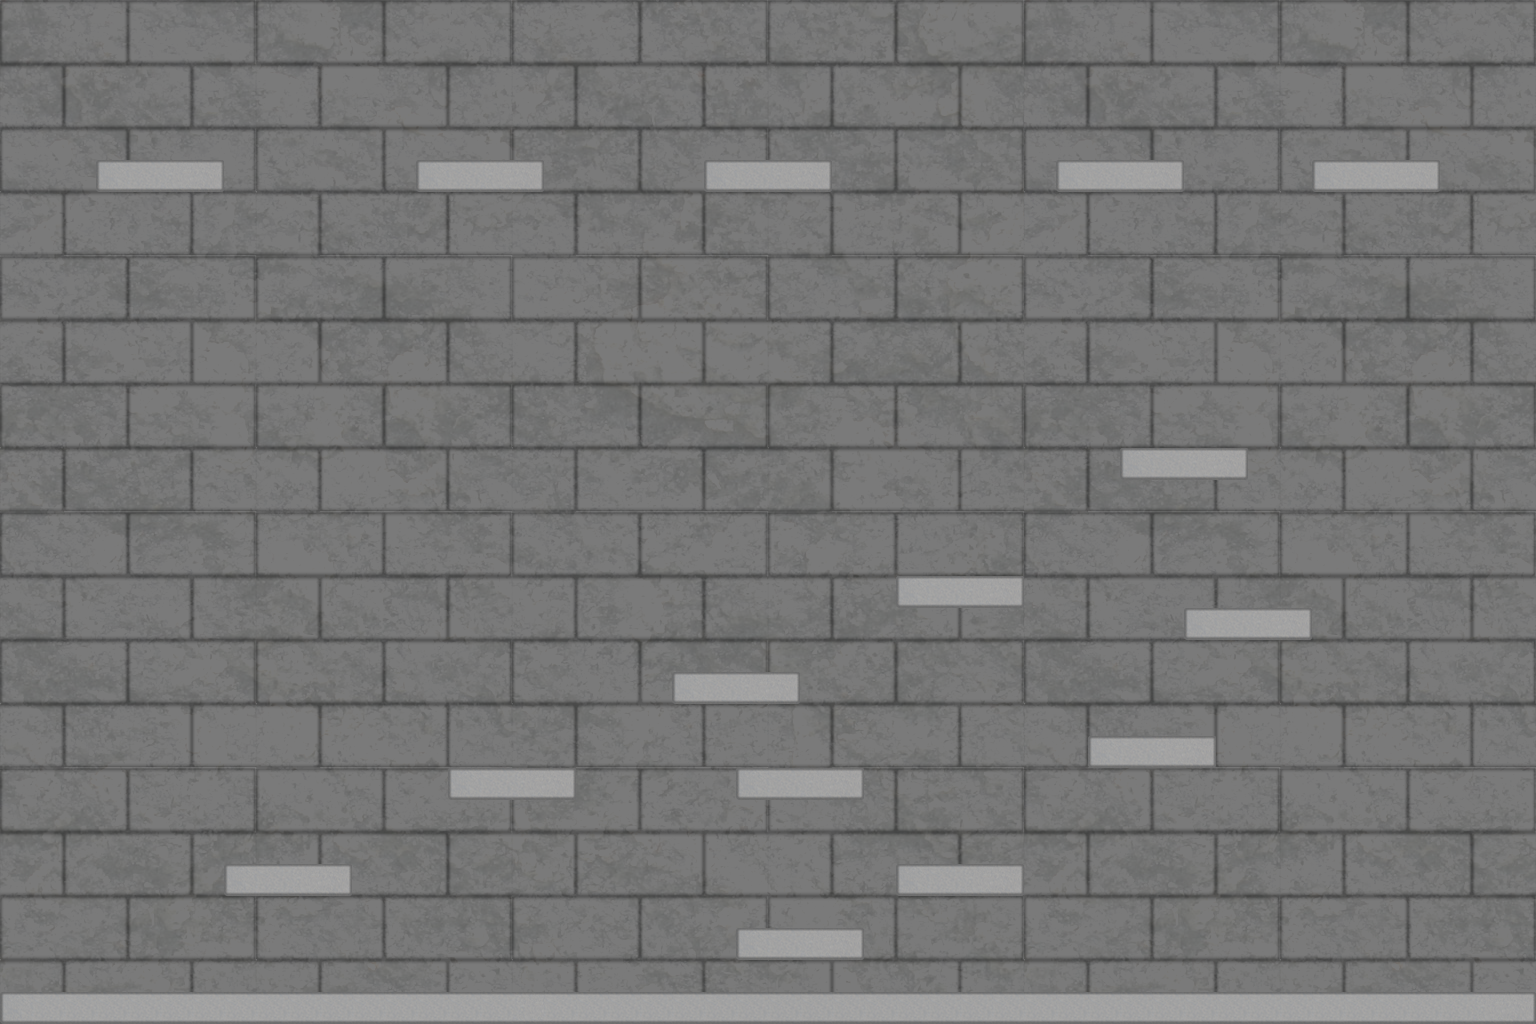

Rendered tile map (Tiled .tmx) drawn with the repository's tilesets; below, a short description and the map source with its tile grids summarised:
An orthogonal 48x32 tile map with 32x32 px tiles, 2 tile layers (Background, Platforms), 2 tilesets.

<map version="1.0" orientation="orthogonal" width="48" height="32" tilewidth="32" tileheight="32">
 <tileset firstgid="1" name="Platforms" tilewidth="32" tileheight="32">
  <image source="Platform.png" width="128" height="32" />
  <tile id="0">
   <properties>
    <property name="IsShadowCaster" value="true" />
   </properties>
  </tile>
  <tile id="1">
   <properties>
    <property name="IsShadowCaster" value="true" />
   </properties>
  </tile>
  <tile id="2">
   <properties>
    <property name="IsShadowCaster" value="true" />
   </properties>
  </tile>
  <tile id="3">
   <properties>
    <property name="IsShadowCaster" value="true" />
   </properties>
  </tile>
 </tileset>
 <tileset firstgid="5" name="Background" tilewidth="32" tileheight="32">
  <image source="TexturedStoneWall1024.png" width="1024" height="1024" />
 </tileset>
 <layer name="Background" width="48" height="32">
  <data>[1536 cells, 1536 non-empty, 1024 distinct tile ids]</data>
 </layer>
 <layer name="Platforms" width="48" height="32">
  <data>[1536 cells, 108 non-empty, 4 distinct tile ids]</data>
 </layer>
</map>